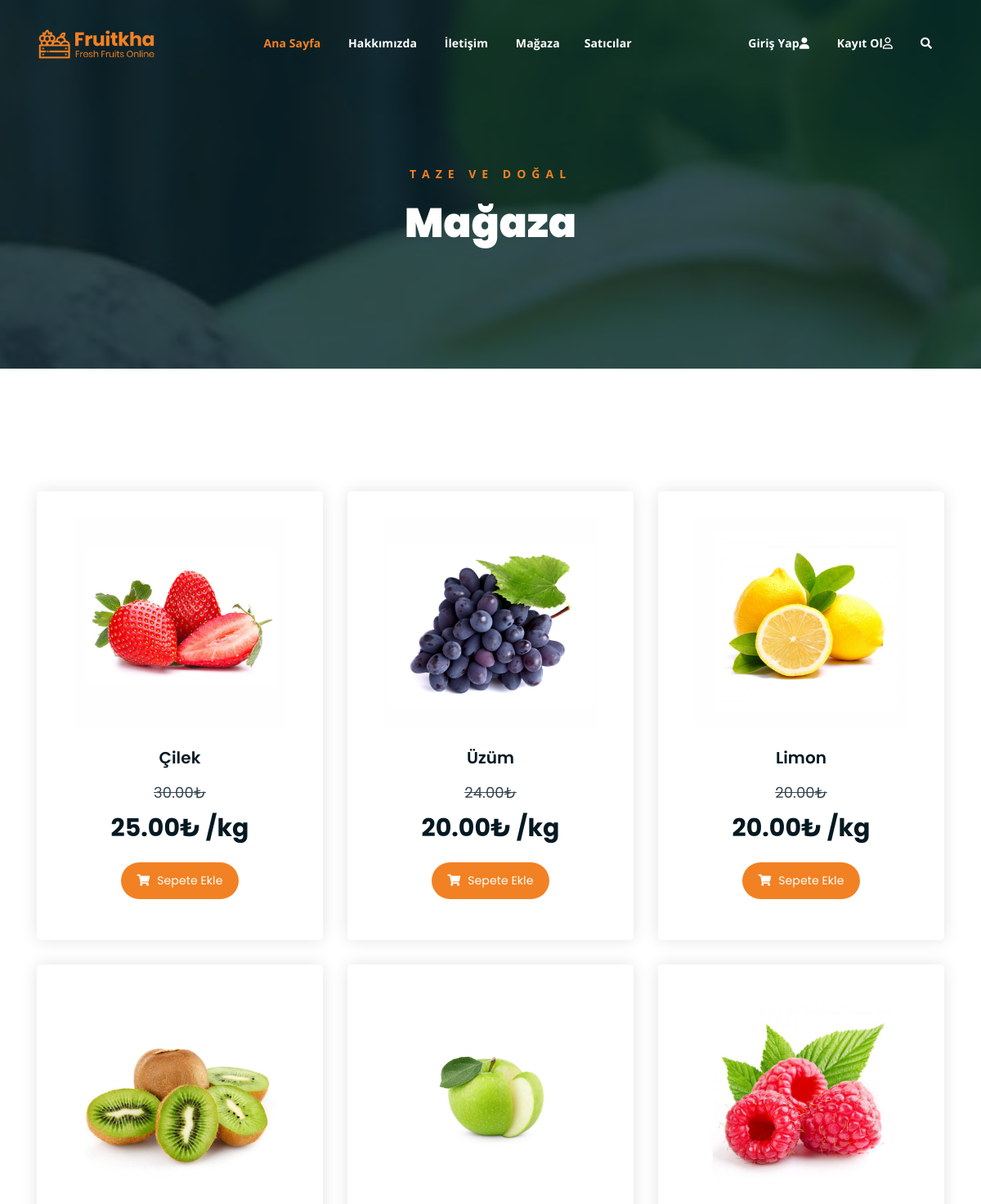
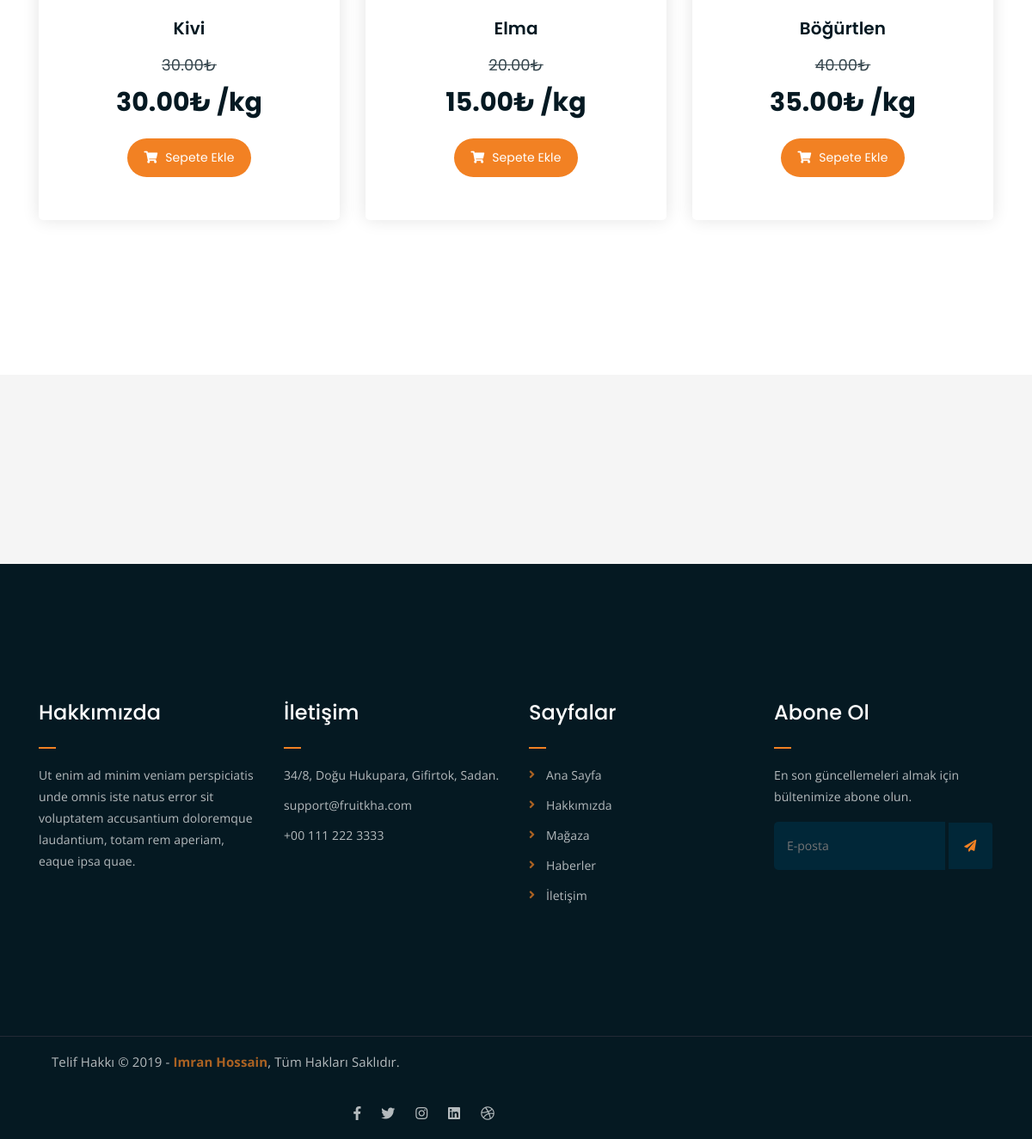
The app's page /shop/ with its own data (2 pictures, top to bottom).
### core/models.py (models this page shows, shortened)
class Product(models.Model):
    category = models.ForeignKey(Category,on_delete=models.CASCADE) # Category tablosuyla ilişki kurulması
    user = models.ForeignKey(User, on_delete=models.SET_NULL,null=True)
    vendor = models.ForeignKey(Vendor, on_delete=models.SET_NULL,null=True,related_name="vendor")
    title = models.CharField(max_length=100,default="Taze Meyve")
    image = models.ImageField(upload_to=user_directory_path,default="urun.jpg")
    description = RichTextUploadingField(null=True,blank=True,default="Bu bir ürün")
    price = models.DecimalField(max_digits=9999999, decimal_places=2,default="1.99")
    old_price = models.DecimalField(max_digits=9999999, decimal_places=2,default="2.99")
    specifications =  RichTextUploadingField(null=True,blank=True)
    product_status = models.CharField(choices=STATUS,max_length=10,default="in_revie")
    status = models.BooleanField(default=True)
    in_stock = models.BooleanField(default=True)
    featured = models.BooleanField(default=False)
    digital = models.BooleanField(default=False)
    date = models.DateTimeField(auto_now_add=True)
    date = models.DateTimeField(null=True,blank=True)
    class Meta:
        verbose_name_plural = "Products"

### core/views.py (the view)
# urls.py: path('shop/',shop,name="shop"),
def shop(request):
    products = Product.objects.filter(product_status="published")
    context = {
        "products":products,
    }
    return render(request, 'core/shop.html',context)

### templates/core/shop.html (shortened to what this page needs)
{% extends "partials/base.html" %}
{% load static %}
{% block content %}
<div class="breadcrumb-section breadcrumb-bg">
  <div class="container">
    <div class="row">
      <div class="col-lg-8 offset-lg-2 text-center">
        <div class="breadcrumb-text">
          <p>Taze ve Doğal</p>
          <h1>Mağaza</h1>
        </div>
      </div>
    </div>
  </div>
</div>
<div class="product-section mt-150 mb-150">
  <div class="container">
    <div class="row product-lists">
      {% for p in products %}
      <div class="col-lg-4 col-md-6 text-center">
        <div class="single-product-item">
          <div class="product-image">
            <a href="/products/{{p.id}}"><img src="{{p.image.url}}" alt=""></a>
          </div>
          <h3>{{p.title}}</h3>
          <p class="product-price"><span style=font-size:18px><del>{{p.old_price}}₺</del></span> {{p.price}}₺ /kg </p>
          <a href="cart.html" class="cart-btn"><i class="fas fa-shopping-cart"></i> Sepete Ekle</a>
        </div>
      </div>
      {% endfor %}
    </div>
  </div>
</div>
{% endblock content %}

### core/static/assets/css/main.css (style rules this page uses)
html { font-size: 14px; font-weight: 400; line-height: 28px; height: 100%; }
body { font-family: "Open Sans", sans-serif; font-weight: 400; font-size: 1rem; letter-spacing: 0.1px; line-height: 1.8; color: #051922; overflow-x: hidden; }
body img { max-width: 100%; }
a { cursor: pointer; text-decoration: none; -webkit-transition: all 0.2s ease-in-out; -o-transition: all 0.2s ease-in-out; transition: all 0.2s ease-in-out; }
h1, .h1, h2, .h2, h3, .h3, h4, .h4, h5, .h5, h6, .h6 { font-family: "Poppins", sans-serif; font-weight: 700; margin: 0 0 1.25rem 0; color: #051922; }
h1:last-child, .h1:last-child, h2:last-child, .h2:last-child, h3:last-child, .h3:last-child, h4:last-child, .h4:last-child, h5:last-child, .h5:last-child, h6:last-child, .h6:last-child { margin: 0; }
h1, .h1 { font-size: 4rem; font-weight: 700; line-height: 4rem; }
h3, .h3 { font-size: 2rem; font-weight: 700; line-height: 2.25rem; }
p { font-family: "Open Sans", sans-serif; font-weight: 400; font-size: 1rem; letter-spacing: 0.1px; line-height: 1.8; color: #051922; margin: 0 0 1.25rem 0; }
.mt-150 { margin-top: 150px; }
.mb-150 { margin-bottom: 150px; }
a.boxed-btn, a.bordered-btn, a.cart-btn { border-radius: 50px; }
.breadcrumb-bg { background-image: url(../img/breadcrumb-bg.jpg); }
.breadcrumb-text p { color: #F28123; font-weight: 700; text-transform: uppercase; letter-spacing: 7px; }
.breadcrumb-text h1 { font-size: 50px; font-weight: 900; color: #fff; margin: 0; margin-top: 20px; }
.breadcrumb-section { padding: 150px 0; background-size: cover; background-position: center center; position: relative; z-index: 1; background-attachment: fixed; padding-top: 200px; }
.breadcrumb-section:after { position: absolute; left: 0; top: 0; width: 100%; height: 100%; content: ""; background-color: #07212e; z-index: -1; opacity: 0.8; }
.product-image img { -webkit-transition: 0.3s; -o-transition: 0.3s; transition: 0.3s; }
a.cart-btn { -webkit-transition: 0.3s; -o-transition: 0.3s; transition: 0.3s; }
.single-product-item { -webkit-transition: 0.3s; -o-transition: 0.3s; transition: 0.3s; }
html, body { height: 100%; }
.single-product-item { margin-bottom: 30px; }
.product-image { padding: 30px; padding-bottom: 0; }
.product-image img { width: 90%; border-radius: 5px; margin-bottom: 20px; }
.single-product-item h3 { font-size: 20px; font-weight: 600; margin-bottom: 10px; }
p.product-price { font-family: 'Poppins', sans-serif; font-size: 30px; font-weight: 700; margin-bottom: 15px; }
p.product-price span { display: block; opacity: 0.8; font-size: 15px; font-weight: 400; }
a.cart-btn { font-family: 'Poppins', sans-serif; display: inline-block; background-color: #F28123; color: #fff; padding: 10px 20px; }
a.cart-btn i { margin-right: 5px; }
.single-product-item { -webkit-box-shadow: 0 0 20px #e4e4e4; box-shadow: 0 0 20px #e4e4e4; padding-bottom: 50px; border-radius: 5px; }

### records on screen
Product: image (picture), title "Çilek", old_price "30.00", price "25.00"
Product: image (picture), title "Üzüm", old_price "24.00", price "20.00"
Product: image (picture), title "Limon", old_price "20.00", price "20.00"
Product: image (picture), title "Kivi", old_price "30.00", price "30.00"
Product: image (picture), title "Elma", old_price "20.00", price "15.00"
Product: image (picture), title "Böğürtlen", old_price "40.00", price "35.00"
